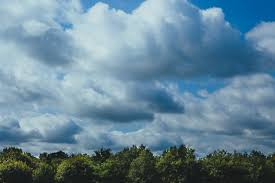
%> input picture database/Cloudy_Season/download (1).jpg, 275 x 183 px; its folder holds only this picture in this run
$ octave feature_extraction.m   (GNU Octave 9; MATLAB toolbox functions it lacks are replaced by stand-ins)
%> lines starting %> are read from the running program, lines starting %| are printed output that depends on the picture
clc;  clear ; close all;
warning off all;
fea=[];
group=[];

folder=dir('E:\project\WeatherForecasting\project\database');    %database directory
count=0;


for mn=3:length(folder)
    count=count+1;
    address=strcat('E:\project\WeatherForecasting\project\database\',folder(mn).name);  %concatenate with class lable names i.e subdirectories
    folder(mn).name
    files=dir(address);
    num=numel(files);
    count
    for i=3:num
        str=strcat('E:\project\WeatherForecasting\project\database\',folder(mn).name,'\',files(i).name);

        files(i).name

        im=imread(str);
%> im is the input picture: size 183x275x3 uint8; mean R, G, B 102.7, 134, 151.7

            face=imresize(im,[50 50]);
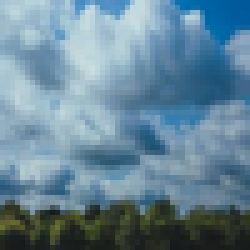
%> face: size 50x50x3 uint8 (shown 5 times larger); mean R, G, B 102.7, 134, 151.7
            imshow(face)
            pause(.3)
            figure
            face = rgb2gray(face);    %conversion rbg image to grey scale
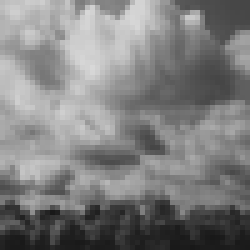
%> face: size 50x50 uint8 (shown 5 times larger); min 24, max 216, mean 126.7

            imshow(face)
            pause(0.01)


%> (the run ends here)

$ run again, on database/Rainy_Season/download (1).jpg
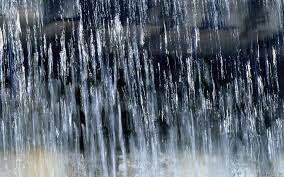
%> input picture database/Rainy_Season/download (1).jpg, 284 x 177 px
%> im is the input picture: size 177x284x3 uint8; mean R, G, B 90.5, 101.2, 112.8
%> `face=imresize(im,[50 50]);`:
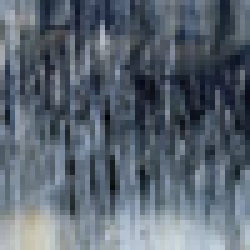
%> face: size 50x50x3 uint8 (shown 5 times larger); mean R, G, B 90.5, 101.2, 112.8
%> `face = rgb2gray(face);`:
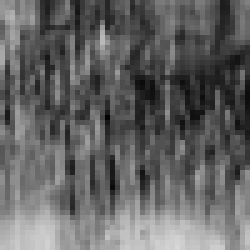
%> face: size 50x50 uint8 (shown 5 times larger); min 2, max 215, mean 99.3

$ run again, on database/Cloudy_Season/download (2).jpg
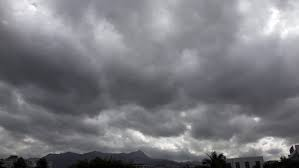
%> input picture database/Cloudy_Season/download (2).jpg, 299 x 168 px
%> im is the input picture: size 168x299x3 uint8; mean R, G, B 121.6, 121.8, 127.3
%> `face=imresize(im,[50 50]);`:
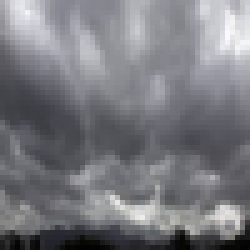
%> face: size 50x50x3 uint8 (shown 5 times larger); mean R, G, B 121.6, 121.9, 127.3
